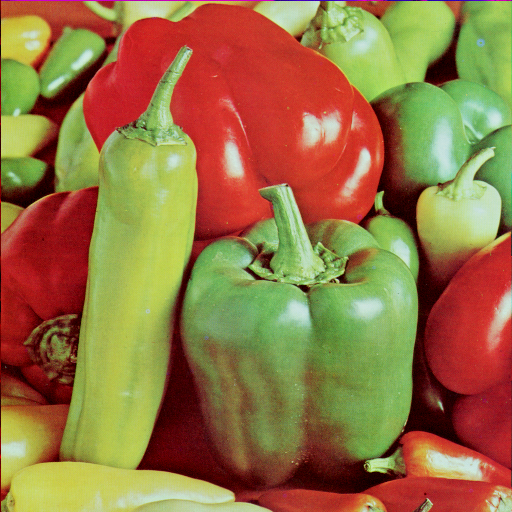
#> input picture images/4.2.07.tiff, 512 x 512 px
$ python compression_PSNR.py
#> lines starting #> are read from the running program, lines starting #| are printed output that depends on the picture; long printed decimals are rounded
from math import log10, sqrt
import cv2
import numpy as np
import matplotlib.pyplot as plt
from PIL import Image

import os

MAX_PIXEL=255.0

'''
def read_image():
    y = Image.open('./images/4.2.07.tiff')

    if os.path.exists('./images/gray_4.2.07.tiff'):
        pepper_image = Image.open('./images/4.2.07.tiff')
    elif os.path.exists('./images/gray_4.2.01.tiff'):
        splash_image = Image.open('./images/4.2.01.tiff')
    elif os.path.exists('./images/gray_4.2.03.tiff'):
        baboon_image = Image.open('./images/4.2.03.tiff')


    plt.figure(2)
    plt.imshow(y, 'gray', clim=(0, 255))

    y2 = 2*np.floor_divide(y,2)

    plt.figure(3), plt.imshow(y2, 'gray', clim=(0, 255))

    plt.show()
'''

def PSNR(original, compressed):
    mse = np.mean((original - compressed) ** 2)
    if(mse == 0):
        return 100

    psnr = 20 * log10(MAX_PIXEL / sqrt(mse))

    return psnr

def main():
    pepper_original = cv2.imread("./images/4.2.07.tiff")
#> pepper_original is the input picture: shape (512, 512, 3); mean B, G, R 66.5, 115.6, 149.8

    if os.path.exists('./images/gray_4.2.07.tiff'):
        pepper_original = cv2.imread('./images/4.2.07.tiff')
        pepper_compressed = cv2.imread('./images/gray_4.2.07.tiff')
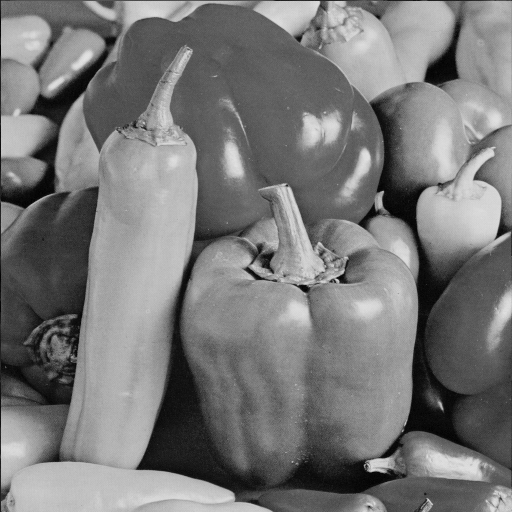
#> input picture images/gray_4.2.07.tiff, 512 x 512 px
#> pepper_compressed is the input picture: shape (512, 512, 3); min 0, max 228, mean 120.2

        value = PSNR(pepper_original, pepper_compressed)
#> in PSNR, `mse = np.mean((original - compressed) ** 2)`: mse = 110
#> in PSNR, `psnr = 20 * log10(MAX_PIXEL / sqrt(mse))`: psnr = 27.72
#> value = 27.72
        print(f"PSNR value for Pepper image is {value} dB")
#| PSNR value for Pepper image is 27.719 dB

    if os.path.exists('./images/gray_4.2.01.tiff'):
        splash_original = cv2.imread('./images/4.2.01.tiff')
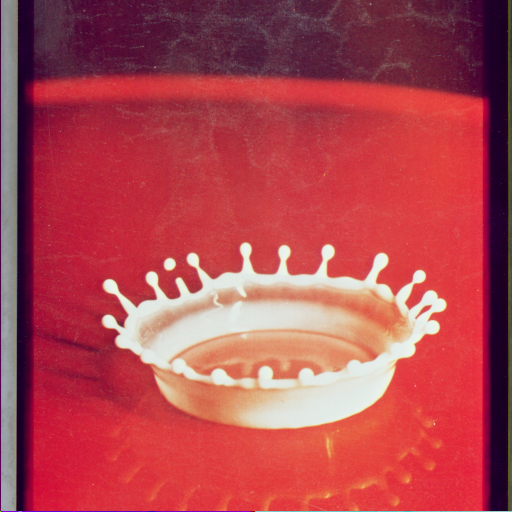
#> input picture images/4.2.01.tiff, 512 x 512 px
#> splash_original is the input picture: shape (512, 512, 3); mean B, G, R 79.9, 70.5, 176.3
        splash_compressed = cv2.imread('./images/gray_4.2.01.tiff')
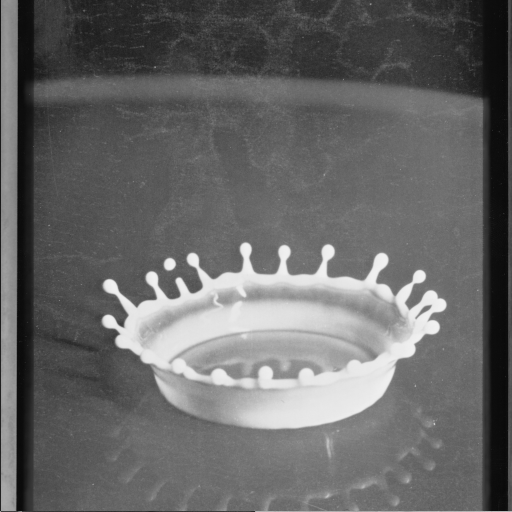
#> input picture images/gray_4.2.01.tiff, 512 x 512 px
#> splash_compressed is the input picture: shape (512, 512, 3); min 9, max 242, mean 103.2

        value = PSNR(splash_original, splash_compressed)
#> value = 27.95
        print(f"PSNR value for Splash image is {value} dB")
#| PSNR value for Splash image is 27.949 dB

    if os.path.exists('./images/gray_4.2.03.tiff'):
        baboon_original = cv2.imread('./images/4.2.03.tiff')
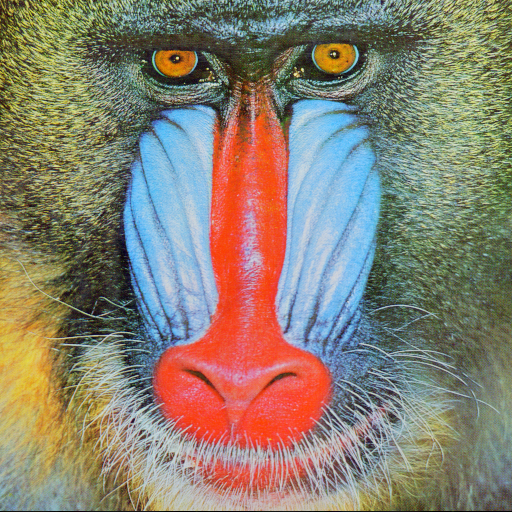
#> input picture images/4.2.03.tiff, 512 x 512 px
#> baboon_original is the input picture: shape (512, 512, 3); mean B, G, R 113.1, 128.9, 137.4
        baboon_compressed = cv2.imread('./images/gray_4.2.03.tiff')
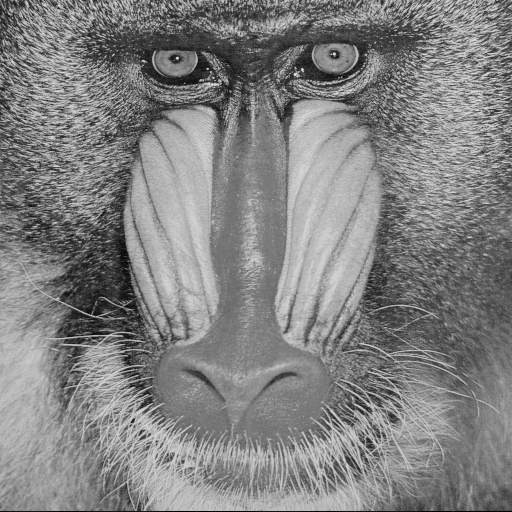
#> input picture images/gray_4.2.03.tiff, 512 x 512 px
#> baboon_compressed is the input picture: shape (512, 512, 3); min 0, max 231, mean 129.6

        value = PSNR(baboon_original, baboon_compressed)
#> value = 28.86
        print(f"PSNR value for Baboon image is {value} dB")
#| PSNR value for Baboon image is 28.863 dB

if __name__ == "__main__":
    main()
